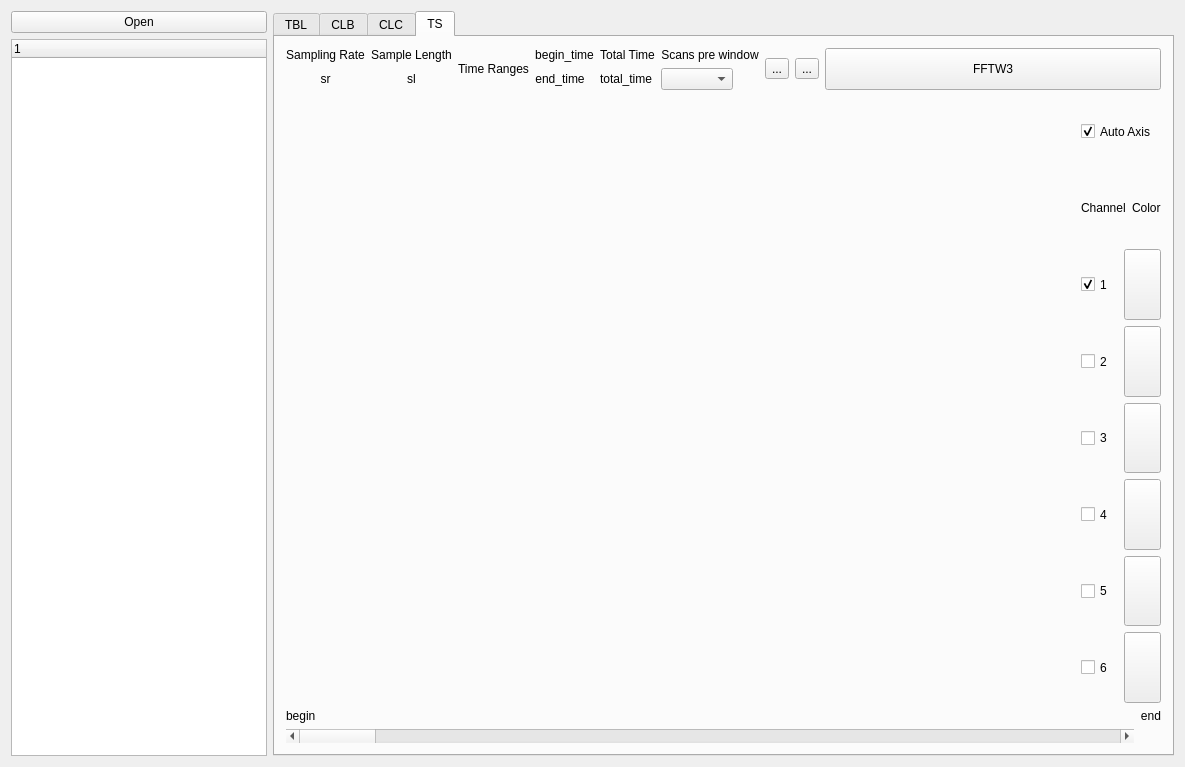
<?xml version="1.0" encoding="UTF-8"?>
<ui version="4.0">
 <class>Widget</class>
 <widget class="QWidget" name="Widget">
  <property name="geometry">
   <rect>
    <x>0</x>
    <y>0</y>
    <width>1185</width>
    <height>767</height>
   </rect>
  </property>
  <property name="windowTitle">
   <string>Widget</string>
  </property>
  <layout class="QGridLayout" name="gridLayout_5">
   <item row="0" column="0">
    <layout class="QVBoxLayout" name="verticalLayout_5">
     <item>
      <widget class="QPushButton" name="pushButton_file">
       <property name="text">
        <string>Open</string>
       </property>
      </widget>
     </item>
     <item>
      <widget class="QTreeWidget" name="treeWidget_tsfiles">
       <property name="sizePolicy">
        <sizepolicy hsizetype="Preferred" vsizetype="Expanding">
         <horstretch>0</horstretch>
         <verstretch>0</verstretch>
        </sizepolicy>
       </property>
       <property name="dragEnabled">
        <bool>false</bool>
       </property>
       <column>
        <property name="text">
         <string notr="true">1</string>
        </property>
       </column>
      </widget>
     </item>
    </layout>
   </item>
   <item row="0" column="1">
    <widget class="QTabWidget" name="tabWidget">
     <property name="currentIndex">
      <number>3</number>
     </property>
     <widget class="QWidget" name="tab_tbl">
      <attribute name="title">
       <string>TBL</string>
      </attribute>
      <widget class="QWidget" name="layoutWidget">
       <property name="geometry">
        <rect>
         <x>9</x>
         <y>9</y>
         <width>881</width>
         <height>390</height>
        </rect>
       </property>
       <layout class="QHBoxLayout" name="horizontalLayout_6">
        <item>
         <layout class="QVBoxLayout" name="verticalLayout_4">
          <item>
           <layout class="QHBoxLayout" name="horizontalLayout">
            <item>
             <widget class="QLabel" name="label_site">
              <property name="text">
               <string>Site</string>
              </property>
             </widget>
            </item>
            <item>
             <widget class="QLineEdit" name="lineEdit_site"/>
            </item>
           </layout>
          </item>
          <item>
           <layout class="QHBoxLayout" name="horizontalLayout_9">
            <item>
             <widget class="QLabel" name="label_starttime">
              <property name="text">
               <string>Start Time</string>
              </property>
             </widget>
            </item>
            <item>
             <widget class="QLineEdit" name="lineEdit_starttime"/>
            </item>
           </layout>
          </item>
          <item>
           <layout class="QHBoxLayout" name="horizontalLayout_10">
            <item>
             <widget class="QLabel" name="label_endtime">
              <property name="text">
               <string>End Time</string>
              </property>
             </widget>
            </item>
            <item>
             <widget class="QLineEdit" name="lineEdit_endtime"/>
            </item>
           </layout>
          </item>
          <item>
           <layout class="QHBoxLayout" name="horizontalLayout_11">
            <item>
             <widget class="QLabel" name="label_highfrestarttime">
              <property name="text">
               <string>High Fre Start Time</string>
              </property>
             </widget>
            </item>
            <item>
             <widget class="QLineEdit" name="lineEdit_highfrestarttime"/>
            </item>
           </layout>
          </item>
          <item>
           <layout class="QHBoxLayout" name="horizontalLayout_12">
            <item>
             <widget class="QLabel" name="label_highfreendtime">
              <property name="text">
               <string>High Fre End Time</string>
              </property>
             </widget>
            </item>
            <item>
             <widget class="QLineEdit" name="lineEdit_highfreendtime"/>
            </item>
           </layout>
          </item>
          <item>
           <layout class="QHBoxLayout" name="horizontalLayout_13">
            <item>
             <widget class="QLabel" name="label_highfresample">
              <property name="text">
               <string>High Fre Sample</string>
              </property>
             </widget>
            </item>
            <item>
             <widget class="QLineEdit" name="lineEdit_highfresample"/>
            </item>
           </layout>
          </item>
          <item>
           <layout class="QHBoxLayout" name="horizontalLayout_14">
            <item>
             <widget class="QLabel" name="label_boxsn">
              <property name="text">
               <string>BoxSN</string>
              </property>
             </widget>
            </item>
            <item>
             <widget class="QLineEdit" name="lineEdit_boxsn"/>
            </item>
           </layout>
          </item>
          <item>
           <layout class="QHBoxLayout" name="horizontalLayout_15">
            <item>
             <widget class="QLabel" name="label_egain">
              <property name="text">
               <string>E_Gain</string>
              </property>
             </widget>
            </item>
            <item>
             <widget class="QLineEdit" name="lineEdit_egain"/>
            </item>
           </layout>
          </item>
          <item>
           <layout class="QHBoxLayout" name="horizontalLayout_16">
            <item>
             <widget class="QLabel" name="label_hgain">
              <property name="text">
               <string>H_Gain</string>
              </property>
             </widget>
            </item>
            <item>
             <widget class="QLineEdit" name="lineEdit_hgain"/>
            </item>
           </layout>
          </item>
          <item>
           <layout class="QHBoxLayout" name="horizontalLayout_17">
            <item>
             <widget class="QLabel" name="label_l3data">
              <property name="text">
               <string>L3Datas</string>
              </property>
             </widget>
            </item>
            <item>
             <widget class="QLineEdit" name="lineEdit_l3data"/>
            </item>
           </layout>
          </item>
          <item>
           <layout class="QHBoxLayout" name="horizontalLayout_18">
            <item>
             <widget class="QLabel" name="label_l4data">
              <property name="text">
               <string>L4Datas</string>
              </property>
             </widget>
            </item>
            <item>
             <widget class="QLineEdit" name="lineEdit_l4data"/>
            </item>
           </layout>
          </item>
          <item>
           <layout class="QHBoxLayout" name="horizontalLayout_19">
            <item>
             <widget class="QLabel" name="label_l3samplingrate">
              <property name="text">
               <string>L3SamplingRate</string>
              </property>
             </widget>
            </item>
            <item>
             <widget class="QLineEdit" name="lineEdit_l3samplingrate"/>
            </item>
           </layout>
          </item>
          <item>
           <layout class="QHBoxLayout" name="horizontalLayout_56">
            <item>
             <widget class="QLabel" name="label_l4samplingrate">
              <property name="text">
               <string>L4SamplingRate</string>
              </property>
             </widget>
            </item>
            <item>
             <widget class="QLineEdit" name="lineEdit_l4samplingrate"/>
            </item>
           </layout>
          </item>
          <item>
           <layout class="QHBoxLayout" name="horizontalLayout_57">
            <item>
             <widget class="QLabel" name="label_l5samplingrate">
              <property name="text">
               <string>L5SamplingRate</string>
              </property>
             </widget>
            </item>
            <item>
             <widget class="QLineEdit" name="lineEdit_l5samplingrate"/>
            </item>
           </layout>
          </item>
         </layout>
        </item>
        <item>
         <layout class="QVBoxLayout" name="verticalLayout_6">
          <item>
           <layout class="QHBoxLayout" name="horizontalLayout_20">
            <item>
             <widget class="QLabel" name="label_exazimuth">
              <property name="text">
               <string>ExAzimuth</string>
              </property>
             </widget>
            </item>
            <item>
             <widget class="QLineEdit" name="lineEdit_exazimuth"/>
            </item>
           </layout>
          </item>
          <item>
           <layout class="QHBoxLayout" name="horizontalLayout_21">
            <item>
             <widget class="QLabel" name="label_exlength">
              <property name="text">
               <string>ExLength</string>
              </property>
             </widget>
            </item>
            <item>
             <widget class="QLineEdit" name="lineEdit_exlength"/>
            </item>
           </layout>
          </item>
          <item>
           <layout class="QHBoxLayout" name="horizontalLayout_22">
            <item>
             <widget class="QLabel" name="label_eylength">
              <property name="text">
               <string>EyLength</string>
              </property>
             </widget>
            </item>
            <item>
             <widget class="QLineEdit" name="lineEdit_eyength"/>
            </item>
           </layout>
          </item>
          <item>
           <layout class="QHBoxLayout" name="horizontalLayout_23">
            <item>
             <widget class="QLabel" name="label_hxcoil">
              <property name="text">
               <string>HxCoil</string>
              </property>
             </widget>
            </item>
            <item>
             <widget class="QLineEdit" name="lineEdit_hxcoil"/>
            </item>
           </layout>
          </item>
          <item>
           <layout class="QHBoxLayout" name="horizontalLayout_24">
            <item>
             <widget class="QLabel" name="label_hycoil">
              <property name="text">
               <string>HyCoil</string>
              </property>
             </widget>
            </item>
            <item>
             <widget class="QLineEdit" name="lineEdit_hycoil"/>
            </item>
           </layout>
          </item>
          <item>
           <layout class="QHBoxLayout" name="horizontalLayout_25">
            <item>
             <widget class="QLabel" name="label_hzcoil">
              <property name="text">
               <string>HzCoil</string>
              </property>
             </widget>
            </item>
            <item>
             <widget class="QLineEdit" name="lineEdit_hzcoil"/>
            </item>
           </layout>
          </item>
          <item>
           <layout class="QHBoxLayout" name="horizontalLayout_26">
            <item>
             <widget class="QLabel" name="label_totalrecords">
              <property name="text">
               <string>TotalRecords</string>
              </property>
             </widget>
            </item>
            <item>
             <widget class="QLineEdit" name="lineEdit_totalrecords"/>
            </item>
           </layout>
          </item>
          <item>
           <layout class="QHBoxLayout" name="horizontalLayout_27">
            <item>
             <widget class="QLabel" name="label_badRecords">
              <property name="text">
               <string>BadRecords</string>
              </property>
             </widget>
            </item>
            <item>
             <widget class="QLineEdit" name="lineEdit_badRecords"/>
            </item>
           </layout>
          </item>
          <item>
           <layout class="QHBoxLayout" name="horizontalLayout_28">
            <item>
             <widget class="QLabel" name="label_saturationRecords">
              <property name="text">
               <string>SaturationRecords</string>
              </property>
             </widget>
            </item>
            <item>
             <widget class="QLineEdit" name="lineEdit_saturationRecords"/>
            </item>
           </layout>
          </item>
          <item>
           <layout class="QHBoxLayout" name="horizontalLayout_58">
            <item>
             <widget class="QLabel" name="label_elevation">
              <property name="text">
               <string>Elevation</string>
              </property>
             </widget>
            </item>
            <item>
             <widget class="QLineEdit" name="lineEdit_elevation"/>
            </item>
           </layout>
          </item>
          <item>
           <layout class="QHBoxLayout" name="horizontalLayout_59">
            <item>
             <widget class="QLabel" name="label_latitude">
              <property name="text">
               <string>Latitude</string>
              </property>
             </widget>
            </item>
            <item>
             <widget class="QLineEdit" name="lineEdit_latitude"/>
            </item>
           </layout>
          </item>
          <item>
           <layout class="QHBoxLayout" name="horizontalLayout_60">
            <item>
             <widget class="QLabel" name="label_longitude">
              <property name="text">
               <string>Longitude</string>
              </property>
             </widget>
            </item>
            <item>
             <widget class="QLineEdit" name="lineEdit_longitude"/>
            </item>
           </layout>
          </item>
          <item>
           <layout class="QHBoxLayout" name="horizontalLayout_61">
            <item>
             <widget class="QLabel" name="label_attenuationCoefficient">
              <property name="text">
               <string>Attenuation Coefficient</string>
              </property>
             </widget>
            </item>
            <item>
             <widget class="QLineEdit" name="lineEdit_attenuationCoefficient"/>
            </item>
           </layout>
          </item>
          <item>
           <layout class="QHBoxLayout" name="horizontalLayout_62">
            <item>
             <widget class="QLabel" name="label_ratedGain">
              <property name="text">
               <string>RatedGain</string>
              </property>
             </widget>
            </item>
            <item>
             <widget class="QLineEdit" name="lineEdit_ratedGain"/>
            </item>
           </layout>
          </item>
         </layout>
        </item>
       </layout>
      </widget>
     </widget>
     <widget class="QWidget" name="tab_clb">
      <attribute name="title">
       <string>CLB</string>
      </attribute>
      <layout class="QGridLayout" name="gridLayout_14">
       <item row="0" column="0">
        <widget class="QCustomPlot" name="widget_clbamp" native="true">
         <property name="sizePolicy">
          <sizepolicy hsizetype="Expanding" vsizetype="Expanding">
           <horstretch>0</horstretch>
           <verstretch>0</verstretch>
          </sizepolicy>
         </property>
        </widget>
       </item>
       <item row="1" column="0">
        <layout class="QHBoxLayout" name="horizontalLayout_106">
         <item>
          <spacer name="horizontalSpacer">
           <property name="orientation">
            <enum>Qt::Horizontal</enum>
           </property>
           <property name="sizeHint" stdset="0">
            <size>
             <width>40</width>
             <height>20</height>
            </size>
           </property>
          </spacer>
         </item>
         <item>
          <widget class="QCheckBox" name="checkBox_clb1">
           <property name="text">
            <string>ch1</string>
           </property>
           <property name="checked">
            <bool>true</bool>
           </property>
          </widget>
         </item>
         <item>
          <widget class="QToolButton" name="toolButton_clb1">
           <property name="text">
            <string/>
           </property>
          </widget>
         </item>
         <item>
          <widget class="QCheckBox" name="checkBox_clb2">
           <property name="text">
            <string>ch2</string>
           </property>
           <property name="checked">
            <bool>true</bool>
           </property>
          </widget>
         </item>
         <item>
          <widget class="QToolButton" name="toolButton_clb2">
           <property name="text">
            <string/>
           </property>
          </widget>
         </item>
         <item>
          <widget class="QCheckBox" name="checkBox_clb3">
           <property name="text">
            <string>ch3</string>
           </property>
           <property name="checked">
            <bool>true</bool>
           </property>
          </widget>
         </item>
         <item>
          <widget class="QToolButton" name="toolButton_clb3">
           <property name="text">
            <string/>
           </property>
          </widget>
         </item>
         <item>
          <widget class="QCheckBox" name="checkBox_clb4">
           <property name="text">
            <string>ch4</string>
           </property>
           <property name="checked">
            <bool>true</bool>
           </property>
          </widget>
         </item>
         <item>
          <widget class="QToolButton" name="toolButton_clb4">
           <property name="text">
            <string/>
           </property>
          </widget>
         </item>
         <item>
          <widget class="QCheckBox" name="checkBox_clb5">
           <property name="text">
            <string>ch5</string>
           </property>
           <property name="checked">
            <bool>true</bool>
           </property>
          </widget>
         </item>
         <item>
          <widget class="QToolButton" name="toolButton_clb5">
           <property name="text">
            <string/>
           </property>
          </widget>
         </item>
        </layout>
       </item>
       <item row="2" column="0">
        <widget class="QCustomPlot" name="widget_clbpha" native="true">
         <property name="sizePolicy">
          <sizepolicy hsizetype="Expanding" vsizetype="Expanding">
           <horstretch>0</horstretch>
           <verstretch>0</verstretch>
          </sizepolicy>
         </property>
        </widget>
       </item>
      </layout>
     </widget>
     <widget class="QWidget" name="tab_clc">
      <attribute name="title">
       <string>CLC</string>
      </attribute>
      <layout class="QVBoxLayout" name="verticalLayout_8">
       <item>
        <widget class="QCustomPlot" name="widget_clcamp" native="true"/>
       </item>
       <item>
        <widget class="QCustomPlot" name="widget_clcpha" native="true"/>
       </item>
      </layout>
     </widget>
     <widget class="QWidget" name="tab_ts">
      <attribute name="title">
       <string>TS</string>
      </attribute>
      <layout class="QGridLayout" name="gridLayout_4">
       <item row="1" column="0" colspan="2">
        <layout class="QGridLayout" name="gridLayout">
         <item row="0" column="0" rowspan="8">
          <widget class="QCustomPlot" name="widget_ts" native="true">
           <property name="sizePolicy">
            <sizepolicy hsizetype="Expanding" vsizetype="Expanding">
             <horstretch>0</horstretch>
             <verstretch>0</verstretch>
            </sizepolicy>
           </property>
          </widget>
         </item>
         <item row="0" column="1" colspan="2">
          <widget class="QCheckBox" name="checkBox_AutoAxis_ts">
           <property name="sizePolicy">
            <sizepolicy hsizetype="Minimum" vsizetype="Expanding">
             <horstretch>0</horstretch>
             <verstretch>0</verstretch>
            </sizepolicy>
           </property>
           <property name="minimumSize">
            <size>
             <width>50</width>
             <height>0</height>
            </size>
           </property>
           <property name="text">
            <string>Auto Axis</string>
           </property>
           <property name="checked">
            <bool>true</bool>
           </property>
          </widget>
         </item>
         <item row="1" column="1">
          <widget class="QLabel" name="label_chan">
           <property name="sizePolicy">
            <sizepolicy hsizetype="Minimum" vsizetype="Expanding">
             <horstretch>0</horstretch>
             <verstretch>0</verstretch>
            </sizepolicy>
           </property>
           <property name="text">
            <string>Channel</string>
           </property>
          </widget>
         </item>
         <item row="1" column="2">
          <widget class="QLabel" name="label_color">
           <property name="sizePolicy">
            <sizepolicy hsizetype="Minimum" vsizetype="Expanding">
             <horstretch>0</horstretch>
             <verstretch>0</verstretch>
            </sizepolicy>
           </property>
           <property name="text">
            <string>Color</string>
           </property>
          </widget>
         </item>
         <item row="2" column="1" colspan="2">
          <layout class="QHBoxLayout" name="horizontalLayout_2">
           <item>
            <widget class="QCheckBox" name="checkBox_chan_1">
             <property name="sizePolicy">
              <sizepolicy hsizetype="Minimum" vsizetype="Expanding">
               <horstretch>0</horstretch>
               <verstretch>0</verstretch>
              </sizepolicy>
             </property>
             <property name="text">
              <string>1</string>
             </property>
             <property name="checked">
              <bool>true</bool>
             </property>
            </widget>
           </item>
           <item>
            <widget class="QToolButton" name="toolButton_color_1">
             <property name="sizePolicy">
              <sizepolicy hsizetype="Minimum" vsizetype="Expanding">
               <horstretch>0</horstretch>
               <verstretch>0</verstretch>
              </sizepolicy>
             </property>
             <property name="autoFillBackground">
              <bool>false</bool>
             </property>
             <property name="styleSheet">
              <string notr="true"/>
             </property>
             <property name="text">
              <string/>
             </property>
             <property name="iconSize">
              <size>
               <width>16</width>
               <height>16</height>
              </size>
             </property>
            </widget>
           </item>
          </layout>
         </item>
         <item row="3" column="1" colspan="2">
          <layout class="QHBoxLayout" name="horizontalLayout_3">
           <item>
            <widget class="QCheckBox" name="checkBox_chan_2">
             <property name="sizePolicy">
              <sizepolicy hsizetype="Minimum" vsizetype="Expanding">
               <horstretch>0</horstretch>
               <verstretch>0</verstretch>
              </sizepolicy>
             </property>
             <property name="autoFillBackground">
              <bool>false</bool>
             </property>
             <property name="text">
              <string>2</string>
             </property>
            </widget>
           </item>
           <item>
            <widget class="QToolButton" name="toolButton_color_2">
             <property name="sizePolicy">
              <sizepolicy hsizetype="Minimum" vsizetype="Expanding">
               <horstretch>0</horstretch>
               <verstretch>0</verstretch>
              </sizepolicy>
             </property>
             <property name="text">
              <string/>
             </property>
            </widget>
           </item>
          </layout>
         </item>
         <item row="4" column="1" colspan="2">
          <layout class="QHBoxLayout" name="horizontalLayout_4">
           <item>
            <widget class="QCheckBox" name="checkBox_chan_3">
             <property name="sizePolicy">
              <sizepolicy hsizetype="Minimum" vsizetype="Expanding">
               <horstretch>0</horstretch>
               <verstretch>0</verstretch>
              </sizepolicy>
             </property>
             <property name="text">
              <string>3</string>
             </property>
            </widget>
           </item>
           <item>
            <widget class="QToolButton" name="toolButton_color_3">
             <property name="sizePolicy">
              <sizepolicy hsizetype="Minimum" vsizetype="Expanding">
               <horstretch>0</horstretch>
               <verstretch>0</verstretch>
              </sizepolicy>
             </property>
             <property name="text">
              <string/>
             </property>
            </widget>
           </item>
          </layout>
         </item>
         <item row="5" column="1" colspan="2">
          <layout class="QHBoxLayout" name="horizontalLayout_5">
           <item>
            <widget class="QCheckBox" name="checkBox_chan_4">
             <property name="sizePolicy">
              <sizepolicy hsizetype="Minimum" vsizetype="Expanding">
               <horstretch>0</horstretch>
               <verstretch>0</verstretch>
              </sizepolicy>
             </property>
             <property name="text">
              <string>4</string>
             </property>
            </widget>
           </item>
           <item>
            <widget class="QToolButton" name="toolButton_color_4">
             <property name="sizePolicy">
              <sizepolicy hsizetype="Minimum" vsizetype="Expanding">
               <horstretch>0</horstretch>
               <verstretch>0</verstretch>
              </sizepolicy>
             </property>
             <property name="text">
              <string/>
             </property>
            </widget>
           </item>
          </layout>
         </item>
         <item row="6" column="1" colspan="2">
          <layout class="QHBoxLayout" name="horizontalLayout_7">
           <item>
            <widget class="QCheckBox" name="checkBox_chan_5">
             <property name="sizePolicy">
              <sizepolicy hsizetype="Minimum" vsizetype="Expanding">
               <horstretch>0</horstretch>
               <verstretch>0</verstretch>
              </sizepolicy>
             </property>
             <property name="text">
              <string>5</string>
             </property>
            </widget>
           </item>
           <item>
            <widget class="QToolButton" name="toolButton_color_5">
             <property name="sizePolicy">
              <sizepolicy hsizetype="Minimum" vsizetype="Expanding">
               <horstretch>0</horstretch>
               <verstretch>0</verstretch>
              </sizepolicy>
             </property>
             <property name="text">
              <string/>
             </property>
             <property name="iconSize">
              <size>
               <width>16</width>
               <height>16</height>
              </size>
             </property>
            </widget>
           </item>
          </layout>
         </item>
         <item row="7" column="1" colspan="2">
          <layout class="QHBoxLayout" name="horizontalLayout_8">
           <item>
            <widget class="QCheckBox" name="checkBox_chan_6">
             <property name="sizePolicy">
              <sizepolicy hsizetype="Minimum" vsizetype="Expanding">
               <horstretch>0</horstretch>
               <verstretch>0</verstretch>
              </sizepolicy>
             </property>
             <property name="text">
              <string>6</string>
             </property>
            </widget>
           </item>
           <item>
            <widget class="QToolButton" name="toolButton_color_6">
             <property name="sizePolicy">
              <sizepolicy hsizetype="Minimum" vsizetype="Expanding">
               <horstretch>0</horstretch>
               <verstretch>0</verstretch>
              </sizepolicy>
             </property>
             <property name="font">
              <font>
               <pointsize>9</pointsize>
              </font>
             </property>
             <property name="text">
              <string/>
             </property>
            </widget>
           </item>
          </layout>
         </item>
        </layout>
       </item>
       <item row="2" column="0">
        <widget class="QLabel" name="label_currentbegin">
         <property name="sizePolicy">
          <sizepolicy hsizetype="Preferred" vsizetype="Fixed">
           <horstretch>0</horstretch>
           <verstretch>0</verstretch>
          </sizepolicy>
         </property>
         <property name="text">
          <string>begin</string>
         </property>
        </widget>
       </item>
       <item row="3" column="0">
        <widget class="QScrollBar" name="horizontalScrollBar_index">
         <property name="sizePolicy">
          <sizepolicy hsizetype="Expanding" vsizetype="Fixed">
           <horstretch>0</horstretch>
           <verstretch>0</verstretch>
          </sizepolicy>
         </property>
         <property name="orientation">
          <enum>Qt::Horizontal</enum>
         </property>
        </widget>
       </item>
       <item row="2" column="1">
        <widget class="QLabel" name="label_currentend">
         <property name="sizePolicy">
          <sizepolicy hsizetype="Preferred" vsizetype="Fixed">
           <horstretch>0</horstretch>
           <verstretch>0</verstretch>
          </sizepolicy>
         </property>
         <property name="text">
          <string>end</string>
         </property>
         <property name="alignment">
          <set>Qt::AlignRight|Qt::AlignTrailing|Qt::AlignVCenter</set>
         </property>
        </widget>
       </item>
       <item row="4" column="0">
        <layout class="QGridLayout" name="gridLayout_2"/>
       </item>
       <item row="0" column="0" colspan="2">
        <layout class="QGridLayout" name="gridLayout_3">
         <item row="0" column="0">
          <widget class="QLabel" name="label_sampleRate">
           <property name="sizePolicy">
            <sizepolicy hsizetype="Fixed" vsizetype="Fixed">
             <horstretch>0</horstretch>
             <verstretch>0</verstretch>
            </sizepolicy>
           </property>
           <property name="text">
            <string>Sampling Rate</string>
           </property>
           <property name="alignment">
            <set>Qt::AlignCenter</set>
           </property>
          </widget>
         </item>
         <item row="0" column="1">
          <widget class="QLabel" name="label_sampleLength">
           <property name="sizePolicy">
            <sizepolicy hsizetype="Fixed" vsizetype="Fixed">
             <horstretch>0</horstretch>
             <verstretch>0</verstretch>
            </sizepolicy>
           </property>
           <property name="text">
            <string>Sample Length</string>
           </property>
           <property name="alignment">
            <set>Qt::AlignCenter</set>
           </property>
          </widget>
         </item>
         <item row="0" column="3">
          <widget class="QLabel" name="label_begin_time">
           <property name="sizePolicy">
            <sizepolicy hsizetype="Fixed" vsizetype="Fixed">
             <horstretch>0</horstretch>
             <verstretch>0</verstretch>
            </sizepolicy>
           </property>
           <property name="text">
            <string>begin_time</string>
           </property>
           <property name="alignment">
            <set>Qt::AlignCenter</set>
           </property>
          </widget>
         </item>
         <item row="0" column="5">
          <widget class="QLabel" name="label_scans">
           <property name="sizePolicy">
            <sizepolicy hsizetype="Fixed" vsizetype="Fixed">
             <horstretch>0</horstretch>
             <verstretch>0</verstretch>
            </sizepolicy>
           </property>
           <property name="text">
            <string>Scans pre window</string>
           </property>
           <property name="alignment">
            <set>Qt::AlignCenter</set>
           </property>
          </widget>
         </item>
         <item row="0" column="4">
          <widget class="QLabel" name="label_total_time_2">
           <property name="sizePolicy">
            <sizepolicy hsizetype="Fixed" vsizetype="Fixed">
             <horstretch>0</horstretch>
             <verstretch>0</verstretch>
            </sizepolicy>
           </property>
           <property name="text">
            <string>Total Time</string>
           </property>
           <property name="alignment">
            <set>Qt::AlignCenter</set>
           </property>
          </widget>
         </item>
         <item row="0" column="2" rowspan="2">
          <widget class="QLabel" name="label_timerange">
           <property name="sizePolicy">
            <sizepolicy hsizetype="Fixed" vsizetype="Fixed">
             <horstretch>0</horstretch>
             <verstretch>0</verstretch>
            </sizepolicy>
           </property>
           <property name="text">
            <string>Time Ranges</string>
           </property>
           <property name="alignment">
            <set>Qt::AlignCenter</set>
           </property>
          </widget>
         </item>
         <item row="1" column="0">
          <widget class="QLabel" name="label_samplingrate">
           <property name="sizePolicy">
            <sizepolicy hsizetype="Minimum" vsizetype="Fixed">
             <horstretch>0</horstretch>
             <verstretch>0</verstretch>
            </sizepolicy>
           </property>
           <property name="text">
            <string>sr</string>
           </property>
           <property name="alignment">
            <set>Qt::AlignCenter</set>
           </property>
          </widget>
         </item>
         <item row="0" column="7" rowspan="2">
          <widget class="QToolButton" name="toolButton_front">
           <property name="sizePolicy">
            <sizepolicy hsizetype="Fixed" vsizetype="Fixed">
             <horstretch>0</horstretch>
             <verstretch>0</verstretch>
            </sizepolicy>
           </property>
           <property name="text">
            <string>...</string>
           </property>
           <property name="icon">
            <iconset resource="tsnviewer.qrc">
             <normaloff>:/right.ico</normaloff>:/right.ico</iconset>
           </property>
          </widget>
         </item>
         <item row="1" column="4">
          <widget class="QLabel" name="label_total_time">
           <property name="sizePolicy">
            <sizepolicy hsizetype="Fixed" vsizetype="Fixed">
             <horstretch>0</horstretch>
             <verstretch>0</verstretch>
            </sizepolicy>
           </property>
           <property name="text">
            <string>total_time</string>
           </property>
           <property name="alignment">
            <set>Qt::AlignCenter</set>
           </property>
          </widget>
         </item>
         <item row="1" column="3">
          <widget class="QLabel" name="label_end_time">
           <property name="sizePolicy">
            <sizepolicy hsizetype="Fixed" vsizetype="Fixed">
             <horstretch>0</horstretch>
             <verstretch>0</verstretch>
            </sizepolicy>
           </property>
           <property name="text">
            <string>end_time</string>
           </property>
           <property name="alignment">
            <set>Qt::AlignCenter</set>
           </property>
          </widget>
         </item>
         <item row="1" column="1">
          <widget class="QLabel" name="label_samplelength">
           <property name="sizePolicy">
            <sizepolicy hsizetype="Minimum" vsizetype="Fixed">
             <horstretch>0</horstretch>
             <verstretch>0</verstretch>
            </sizepolicy>
           </property>
           <property name="text">
            <string>sl</string>
           </property>
           <property name="alignment">
            <set>Qt::AlignCenter</set>
           </property>
          </widget>
         </item>
         <item row="0" column="6" rowspan="2">
          <widget class="QToolButton" name="toolButton_back">
           <property name="sizePolicy">
            <sizepolicy hsizetype="Fixed" vsizetype="Fixed">
             <horstretch>0</horstretch>
             <verstretch>0</verstretch>
            </sizepolicy>
           </property>
           <property name="text">
            <string>...</string>
           </property>
           <property name="icon">
            <iconset resource="tsnviewer.qrc">
             <normaloff>:/left.ico</normaloff>:/left.ico</iconset>
           </property>
          </widget>
         </item>
         <item row="1" column="5">
          <widget class="QComboBox" name="comboBox_scans">
           <property name="sizePolicy">
            <sizepolicy hsizetype="Fixed" vsizetype="Fixed">
             <horstretch>0</horstretch>
             <verstretch>0</verstretch>
            </sizepolicy>
           </property>
          </widget>
         </item>
         <item row="0" column="8" rowspan="2">
          <widget class="QPushButton" name="pushButton">
           <property name="sizePolicy">
            <sizepolicy hsizetype="Minimum" vsizetype="Minimum">
             <horstretch>0</horstretch>
             <verstretch>0</verstretch>
            </sizepolicy>
           </property>
           <property name="text">
            <string>FFTW3</string>
           </property>
          </widget>
         </item>
        </layout>
       </item>
      </layout>
     </widget>
    </widget>
   </item>
  </layout>
 </widget>
 <layoutdefault spacing="6" margin="11"/>
 <customwidgets>
  <customwidget>
   <class>QCustomPlot</class>
   <extends>QWidget</extends>
   <header location="global">qcustomplot.h</header>
   <container>1</container>
  </customwidget>
 </customwidgets>
 <resources>
  <include location="tsnviewer.qrc"/>
 </resources>
 <connections/>
</ui>
